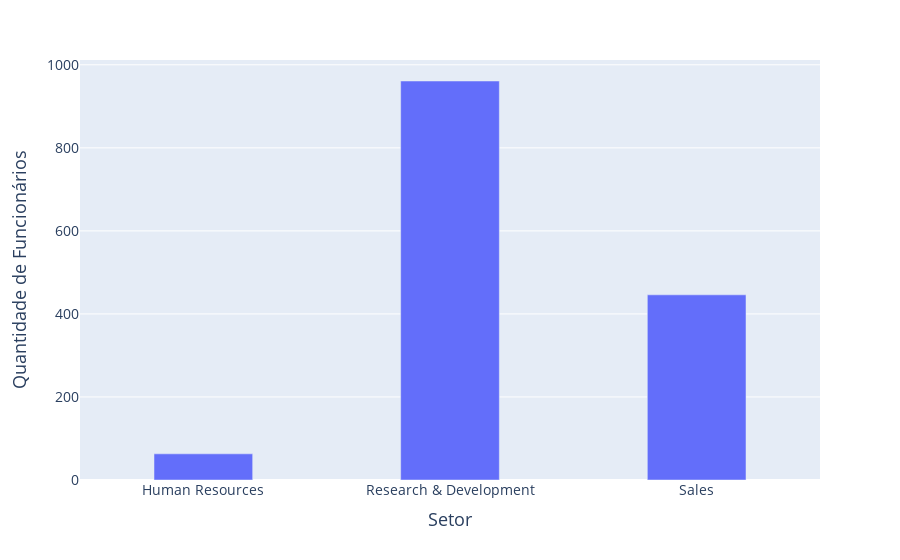

The cell this chart's notebook holds for it:
### Markdown cell above
# Gráfico da Quantidade de Funcionários por Setor:

### Code cell
grafico_func_setor = px.bar(func_por_setor, x = 'Setor', y = 'Quantidade de Funcionarios')
grafico_func_setor.update_layout(barmode='overlay', bargap=0.6)
grafico_func_setor.update_layout(xaxis=dict(title=dict(text='Setor', font=dict(size=18))),yaxis=dict(title=dict(text='Quantidade de Funcionários', font=dict(size=18))),font=dict(size=14))
grafico_func_setor.show()

### Figure 1 — Plotly figure (JSON) as saved in the notebook; plotly's stock layout.template omitted (floating-point values rounded to 4 significant figures)
{"data": [{"alignmentgroup": "True", "hovertemplate": "Setor=%{x}<br>Quantidade de Funcionarios=%{y}<extra></extra>", "legendgroup": "", "marker": {"color": "#636efa", "pattern": {"shape": ""}}, "name": "", "offsetgroup": "", "orientation": "v", "showlegend": false, "textposition": "auto", "type": "bar", "x": ["Human Resources", "Research & Development", "Sales"], "xaxis": "x", "y": [63, 961, 446], "yaxis": "y"}], "layout": {"bargap": 0.6, "barmode": "overlay", "font": {"size": 14}, "legend": {"tracegroupgap": 0}, "margin": {"t": 60}, "xaxis": {"anchor": "y", "domain": [0, 1], "title": {"font": {"size": 18}, "text": "Setor"}}, "yaxis": {"anchor": "x", "domain": [0, 1], "title": {"font": {"size": 18}, "text": "Quantidade de Funcionários"}}}}
